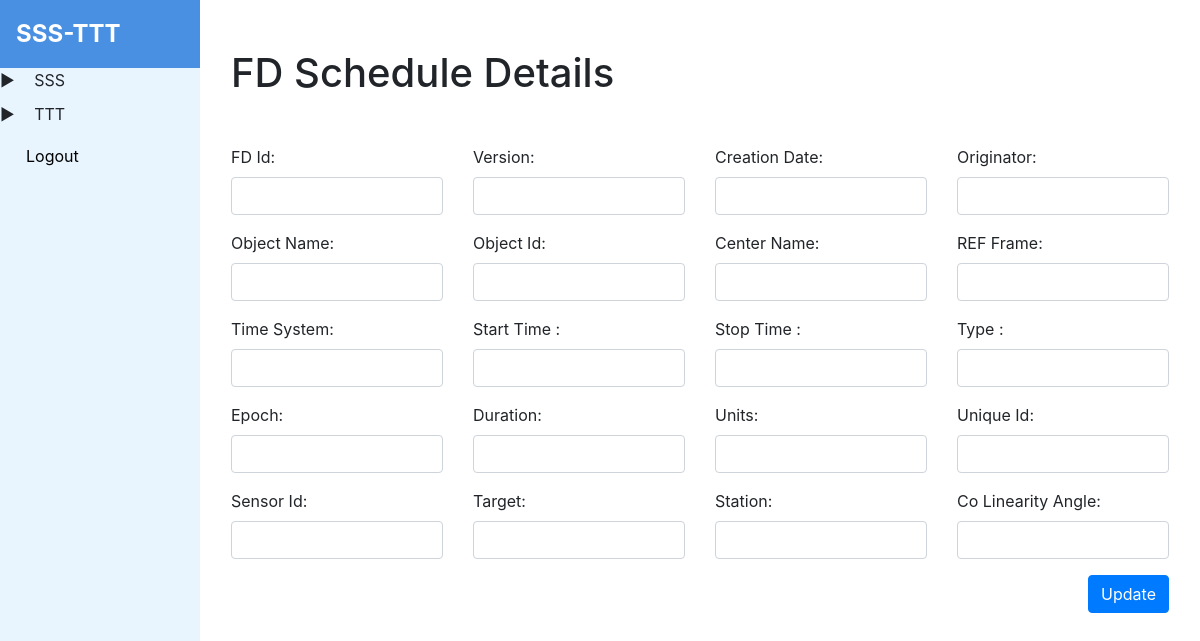
The page /fd_schedule/update/6 (signed in) on the database as committed earlier.
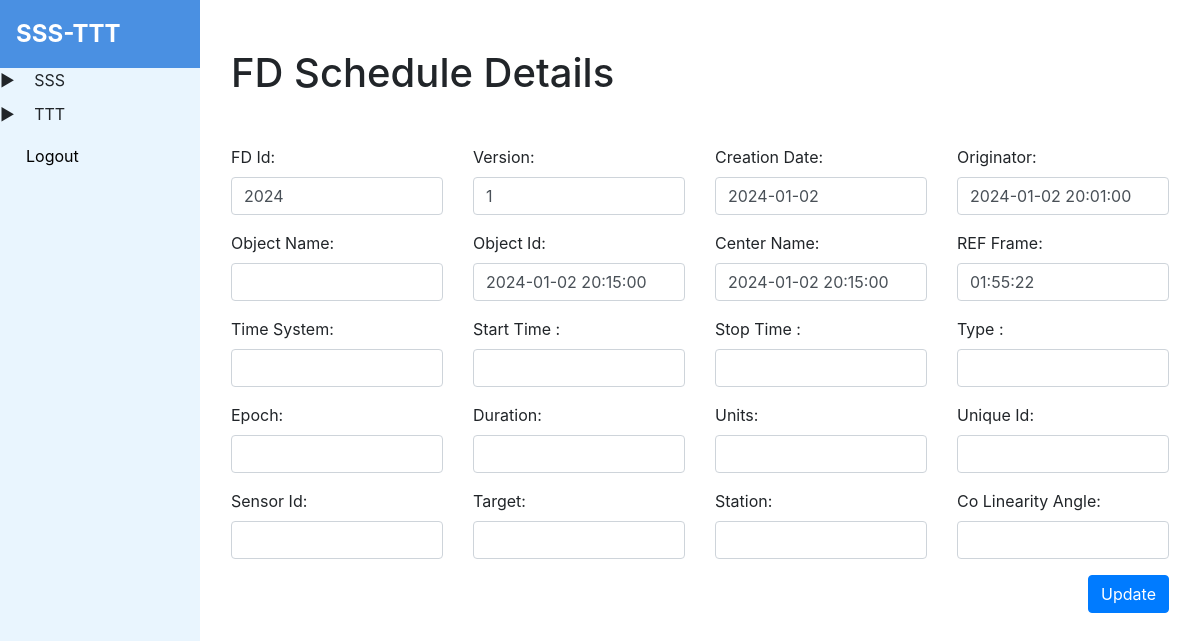
The same page on the database as committed later.
### tables this page shows
CREATE TABLE 't_fd_schedule' (
        id INTEGER PRIMARY KEY AUTOINCREMENT,
        year INTEGER,
        day INTEGER,
        date DATE,
        penumbra_entry DATETIME NOT NULL,
        penumbra_exit DATETIME,
        umbra_entry DATETIME,
        umbra_exit DATETIME,
        duration VARCHAR(1000)
    );

### app.py (the view)
@app.route('/fd_schedule/update/<int:fd_schedule_id>')
@check_login
def fd_schedule_update_view(fd_schedule_id):
    data = get_record_by_table_name('t_fd_schedule', fd_schedule_id)
    return render_template('fd_schedule/fd_schedule_update.html', fd_schedule=data)

### app.py (called while the page is built)
def check_login(f):
    @wraps(f)
    def decorated_function(*args, **kwargs):
        if session.get('user') is None:
            return redirect(url_for('login'))
        return f(*args, **kwargs)
    return decorated_function

### db_helper.py (called while the page is built)
def get_record_by_table_name(table_name: str, record_id: int):
    cursor = conn.cursor()
    cursor.execute(f'SELECT * FROM {table_name} WHERE id = {record_id}')
    result = cursor.fetchone()
    cursor.close()
    return result

### templates/fd_schedule/fd_schedule_update.html (shortened to what the changed rows need)
{% extends 'base.html' %}
{% block content %}
  <div class="container my-5">
    <div class="row">
      <div class="col-12">
        <h1 class="text-start mb-5">FD Schedule Details</h1>
      </div>
    </div>
      <form method="POST" action="/api/fd_schedule/update/{{fd_schedule[0]}}">
        <div class="row">
          <div class="col-md-3">
            <div class="form-group">
              <label>FD Id:</label>
              <input type="text" class="form-control" id="fd_id" name="fd_id" value="{{ fd_schedule[1] }}">
            </div>
          </div>
          <div class="col-md-3">
            <div class="form-group">
              <label>Version:</label>
              <input type="text" class="form-control" id="version" name="version" value="{{ fd_schedule[2] }}">
            </div>
          </div>
          <div class="col-md-3">
            <div class="form-group">
              <label>Creation Date:</label>
              <input type="text" class="form-control" id="creation_date" name="creation_date" value="{{ fd_schedule[3] }}">
            </div>
          </div>
          <div class="col-md-3">
            <div class="form-group">
              <label>Originator:</label>
              <input type="text" class="form-control" id="originator" name="originator" value="{{ fd_schedule[4] }}">
            </div>
          </div>
        </div>
        <div class="row">
          <div class="col-md-3">
            <div class="form-group">
              <label>Object Id:</label>
              <input type="text" class="form-control" id="object_id" name="object_id" value="{{ fd_schedule[6] }}">
            </div>
          </div>
          <div class="col-md-3">
            <div class="form-group">
              <label>Center Name:</label>
              <input type="text" class="form-control" id="center_name" name="center_name" value="{{ fd_schedule[7] }}">
            </div>
          </div>
          <div class="col-md-3">
            <div class="form-group">
              <label>REF Frame:</label>
              <input type="text" class="form-control" id="ref_frame" name="ref_frame" value="{{ fd_schedule[8] }}">
            </div>
          </div>
        </div>
        </form>
  </div>
{% endblock %}

Rows that differ between the two databases and show on the page:
added t_fd_schedule: fd_id "2024", version "1", creation_date "2024-01-02", originator "2024-01-02 20:01:00", object_id "2024-01-02 20:15:00", center_name "2024-01-02 20:15:00", ref_frame "01:55:22"
